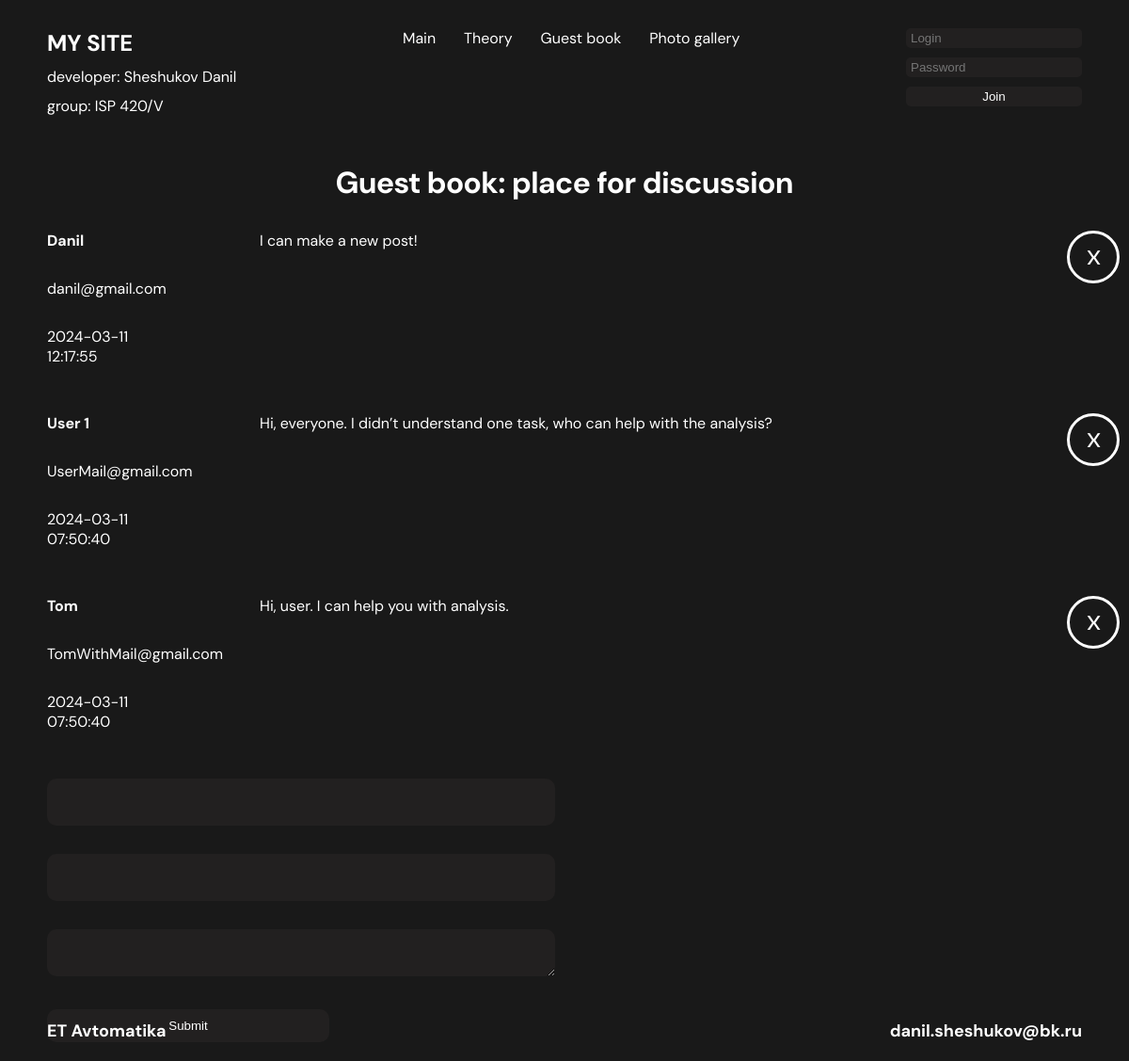
The page /guest_book.php on the database its author committed.
### tables this page shows
CREATE TABLE `guest_book` (
  `id` int(11) NOT NULL,
  `name` varchar(255) NOT NULL,
  `message` text NOT NULL,
  `email` varchar(255) NOT NULL,
  `date_created` datetime NOT NULL
);

### guest_book.php (the view, shortened to what this page needs)
<?php include('db_connect.php');?>
<!DOCTYPE html>
<html lang="en">
<head>
    <link href="assets/style/style.css" rel="stylesheet" type="text/css">
</head>
<body>
    <header class="header">
        <div class="header__container">
            <h2 class="header__title">MY SITE</h2>
            <p class="header__fio">developer: Sheshukov Danil</h3>
            <p class="header__group">group: ISP 420/V</h3>
        </div>
        <?php include('menu.php'); ?>
    </header>
    <main class="main">
        <h1 class="title">Guest book: place for discussion</h1>
        <?php
        $sql = "SELECT * FROM guest_book ORDER BY date_created DESC";
        $result = mysqli_query($db, $sql);
        while ($myrow = mysqli_fetch_array($result)) { ?>
        <div class="post">
            <div class="post__info">
                <p class="post__author">
                    <b><?php echo $myrow['name'] ?></b>
                </p>
                <p class="post__contact">
                    <?php echo $myrow['email'] ?>
                </p>
                <p class="post__date">
                    <?php echo $myrow['date_created'] ?>
                </p>
            </div>
            <p class="post__message"><?php echo $myrow['message'] ?></p>
            <div class="delete__btn"><a href="guest_book_handler.php?task=delete&id=<?php echo $myrow['id'] ?>" class="delete__link" id="delete">x</a></div>
        </div>
        <?php } ?>
        <form action="guest_book_handler.php?task=send" method="post" class="form">
            <p class="form__name"><input type="text" name="name" class="input__name form__input"></p>
            <p class="form__email"><input type="email" name="email" class="input__email form__input"></p>
            <p class="form__message"><textarea name="message" class="input__message form__input" rows="5" cols="30" ></textarea></p>
            <button class="form__btn btn" name="submit">Submit</button>
        </form>
    </main>
    <footer class="footer">
        <div class="footer__menu">
            <p class="footer__college">ET Avtomatika</p>
            <p class="footer__email">danil.sheshukov@bk.ru</p>
        </div>
    </footer>
</body>
</html>

### assets/style/style.css (style rules this page uses)
* { margin: 0; padding: 0; }
a { text-decoration: none; }
body { background-color: #191919; font-family: 'DMSans'; }
.header { display: flex; justify-content: space-between; padding: 30px 50px; color: white; }
.header__container { display: flex; flex-direction: column; gap: 10px; }
.main { padding: 20px 50px; color: white; }
.title { text-align: center; margin-bottom: 30px; }
.post { display: flex; gap: 30px; margin-bottom: 50px; font-family: 'DMSans'; }
.post__info { display: flex; width: 8vw; gap: 30px; margin-right: 50px; flex-direction: column; }
.post__message { padding: 0 50px; }
.form { display: flex; flex-direction: column; gap: 30px; }
.form__input { width: 500px; height: 30px; padding: 10px 20px; color:white; background: #222020; border: none; border-radius: 10px; }
.form__btn { width: 300px; padding: 10px 20px; color:white; background: #222020; border: none; border-radius: 10px; }
.delete__btn { font-size: 30px; width: 50px; height: 50px; position: fixed; right: 10px; border: 3px solid white; border-radius: 100px; cursor: pointer; }
.delete__link { color: white; padding-top: 3px; position: fixed; right: 30px; }
.footer { width: 100%; bottom: 0; position: fixed; color: white; }
.footer__menu { display: flex; justify-content: space-between; padding: 20px 50px; font-size: 18px; font-weight: 700; }

### rows shown on the page
guest_book: name "Danil", email "danil@gmail.com", date_created "2024-03-11 12:17:55", message "I can make a new post!"
guest_book: name "User 1", email "UserMail@gmail.com", date_created "2024-03-11 07:50:40", message "Hi, everyone. I didn’t understand one task, who can help with the analysis?"
guest_book: name "Tom", email "TomWithMail@gmail.com", date_created "2024-03-11 07:50:40", message "Hi, user. I can help you with analysis."
